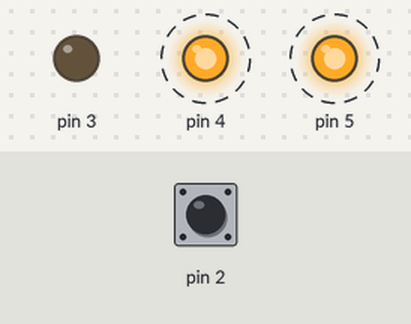
Bench run of a sketch on a simulated Arduino Uno, built with avr-gcc and run on an emulated ATmega328P. Shown: output pins drawn as LEDs (lit = HIGH). Dashed ring = blinking. The inputs (shaded band) are chosen by the test bench; at power-on: pin 2 HIGH.

Above: at 0.12 s.
Timing chart, 0 to 3.0 s (numbered marks = the images above):
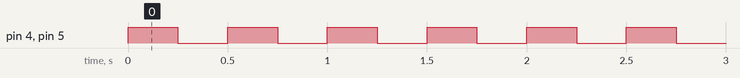

Measured:
- by itself, pin 4, pin 5: alternates HIGH for 0.25 s and LOW for 0.25 s

The sketch:

Test_blinking_lights.ino
```cpp
int switchState = 0;


void setup(){
  pinMode(3, OUTPUT);
  pinMode(4, OUTPUT);
  pinMode(5, OUTPUT);
  pinMode(2, INPUT);
}

void loop(){
  switchState = digitalRead(2);
  if (switchState == LOW) {
    //the button is not pressed
    digitalWrite(3, HIGH); //green LED
    digitalWrite(4, LOW); //red LED
    digitalWrite(5, LOW); //red LED
  }
  else { //the button is pressed
  digitalWrite(3, LOW); //green LED
  digitalWrite(4, HIGH); //red LED
  digitalWrite(5, HIGH); //RED LED

  int counter = 0;
    while (counter <=500) {
      delay (250); //wait for a quarter second
      //toggle the LEDs
      digitalWrite(4, LOW);
      digitalWrite(5, LOW);
      counter++;
      delay (250); //wait for another quarter second
      digitalWrite(4, HIGH);
      digitalWrite(5, HIGH);
    }


  }
}
```
